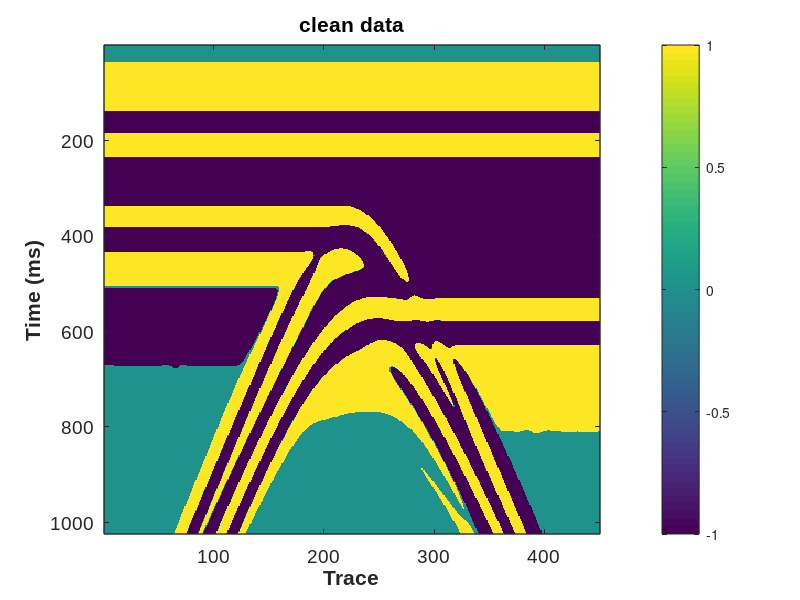
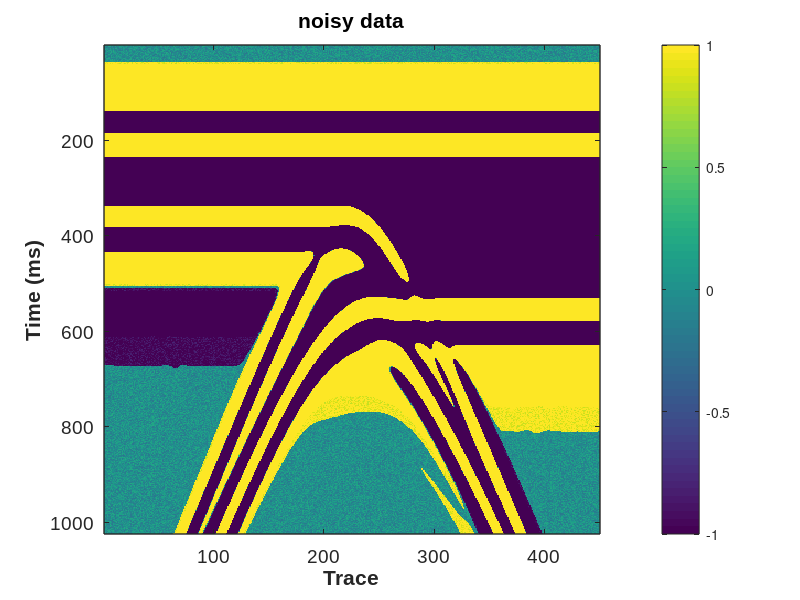

These figures' MATLAB source, in order: (Note: this script raises an error after producing the figures.)
%% Demo for structure-oriented filtering algorithm of 2D data
%
%  The input free parameters of the slope estimation and structural
%  filtering are listed as follows: 
%-------------------------------------------------------------------------
%  1. slope estimation (str_dip2d.m)
%  din: input data for slope estimation
%  niter: number of non-linear iterations (default value 5-10)
%  liter: number of linear iterations (default value 10-20)
%  order: accuracy order of PWD filter (default value 1 or 2)
%  eps_dv: regualrization parameter in the non-linear iteration (default value 0.01)
%  eps_cg: regualrization parameter in the linear iteration (CG) (default value 1)
%  eps_cg: tolerance in the linear iteration (CG) (default value 0.000001)
%  rect:  size of the triangle smoothing operator (default value 5-10)
%  verb: verbosity flag that controls if printing the iteration number of CG (default value 1)
%-------------------------------------------------------------------------
%  2. structural filtering (str_pwsmooth_lop2d.m)
%  dn: noisy data
%  dip: slope field
%  ns: spray radius (smoothing length) (default value 1-4)
%  order: accuracy order of PWD filter (default value 1 or 2)
%  eps: regularization parameter (default value 0.01);
%
% Copyright (c) 2021 by the Society of Exploration Geophysicists.
% You must read and accept usage terms at:
%    https://software.seg.org/disclaimer.txt before use.

%% Generate synthetic data
clear;clc;close all;

% w=str_ricker(30,0.001,0.1);
% t=zeros(300,1000);
% sigma=300;A=100;B=200;
% for i=1:size(t,2)
% k=floor(-A*exp(-(i-size(t,2)/2).^2/sigma.^2)+B);
% if k>0&&k<=size(t,1)
%     t(k,i)=1;
% end
% end
% for i=1:size(t,2)
% data(:,i)=conv(t(:,i),w);
% end
% data=data(:,1:10:end);
% data=data./max(max(data));

% read legacy_originalTrace.dat into data and transpose
% data = load('legacy_originalTrace_ladder.dat');
data = load('legacy_originalTrace_ladder.dat');
data = data';

scnoi=(rand(size(data))*2-1)*0.2;
dn=data+scnoi;


% plot figures
lim1=-1;lim2=1;
x1=100;y1=100;dx=400;dy=500;

figure;imagesc(data);ax = gca;

set(ax, 'CLim', [lim1 lim2]);
set(gcf,'position',[x1,y1,dx,dy]);
colorbar;xlabel('Trace','FontName','Arial','FontWeight','Bold','FontSize',14);
ylabel('Time (ms)','FontName','Arial','FontWeight','Bold','FontSize',14);
set(gca,'FontName','Arial','FontSize',14,'LineWidth',1);
title('clean data');

figure;imagesc(dn);ax = gca;

set(ax, 'CLim', [lim1 lim2]);
set(gcf,'position',[x1,y1,dx,dy]);
colorbar;xlabel('Trace','FontName','Arial','FontWeight','Bold','FontSize',14);
ylabel('Time (ms)','FontName','Arial','FontWeight','Bold','FontSize',14);
set(gca,'FontName','Arial','FontSize',14,'LineWidth',1);
title('noisy data');

%% Slope estimation
dtemp=dn*0;%dtemp is the preprocessed data
for i=1:size(dn,1)
    dtemp(i,:)=smooth(dn(i,:),5);
end

% default parameter values are suitable for most cases
[dip]=str_dip2d(dtemp);

%plot figures
lim1=-1.2;lim2=2.7;
x1=100;y1=100;dx=400;dy=500;
figure;imagesc(dip);colormap(jet);ax = gca;
set(ax, 'CLim', [lim1 lim2]);
set(gcf,'position',[x1,y1,dx,dy]);
colorbar;xlabel('Trace','FontName','Arial','FontWeight','Bold','FontSize',14);
ylabel('Time (ms)','FontName','Arial','FontWeight','Bold','FontSize',14);
set(gca,'FontName','Arial','FontSize',14,'LineWidth',1);
title('slope field');


%% Structural smoothing
r=2;
eps=0.01;
order=2;
% dn is the input noisy data, d1 is the output smoothed data
d1=str_pwsmooth_lop2d(dn,dip,r,order,eps);



%plot figures
lim1=-1;lim2=1;
x1=100;y1=100;dx=400;dy=500;

figure;imagesc(d1);ax = gca;

set(ax, 'CLim', [lim1 lim2]);
set(gcf,'position',[x1,y1,dx,dy]);
colorbar;xlabel('Trace','FontName','Arial','FontWeight','Bold','FontSize',14);
ylabel('Time (ms)','FontName','Arial','FontWeight','Bold','FontSize',14);
set(gca,'FontName','Arial','FontSize',14,'LineWidth',1);
title('denoising result (proposed)');

figure;imagesc(dn-d1);ax = gca;

set(ax, 'CLim', [lim1 lim2]);
set(gcf,'position',[x1,y1,dx,dy]);
colorbar;xlabel('Trace','FontName','Arial','FontWeight','Bold','FontSize',14);
ylabel('Time (ms)','FontName','Arial','FontWeight','Bold','FontSize',14);
set(gca,'FontName','Arial','FontSize',14,'LineWidth',1);
title('removed noise (proposed)');

figure;imagesc(dtemp);ax = gca;

set(ax, 'CLim', [lim1 lim2]);
set(gcf,'position',[x1,y1,dx,dy]);
colorbar;xlabel('Trace','FontName','Arial','FontWeight','Bold','FontSize',14);
ylabel('Time (ms)','FontName','Arial','FontWeight','Bold','FontSize',14);
set(gca,'FontName','Arial','FontSize',14,'LineWidth',1);
title('denoising result (conventional)');

figure;imagesc(dn-dtemp);ax = gca;

set(ax, 'CLim', [lim1 lim2]);
set(gcf,'position',[x1,y1,dx,dy]);
colorbar;xlabel('Trace','FontName','Arial','FontWeight','Bold','FontSize',14);
ylabel('Time (ms)','FontName','Arial','FontWeight','Bold','FontSize',14);
set(gca,'FontName','Arial','FontSize',14,'LineWidth',1);
title('removed noise (conventional)');

snrn=str_snr(data,dn);
snr1=str_snr(data,d1);
snrc=str_snr(data,dtemp);


% write dip to excel file
xlswrite('dip.xlsx',dip);
